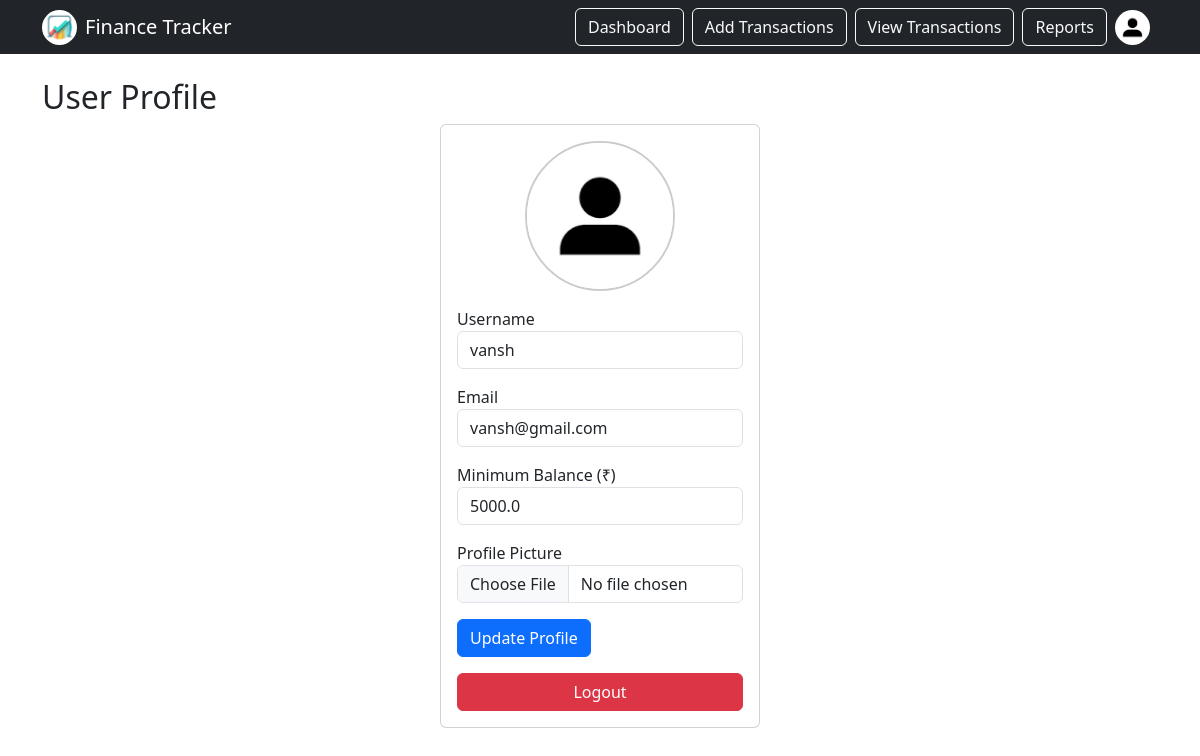
The app's page /profile (signed in) with its own data.
### app.py (models this page shows)
class User(db.Model, UserMixin):
    id = db.Column(db.Integer, primary_key=True)
    username = db.Column(db.String(100), nullable=False)
    email = db.Column(db.String(100), unique=True, nullable=False)
    password = db.Column(db.String(200), nullable=False)
    min_balance = db.Column(db.Float, default=2000.0)
    profile_pic = db.Column(db.String(100), default='default.png')
    transactions = db.relationship('Transaction', backref='user', lazy=True)

### app.py (the view, shortened to what this page needs)
@app.route('/profile', methods=['GET', 'POST'])
@login_required
def profile():
    return render_template('profile.html')

### app.py (called while the page is built)
@login_manager.user_loader
def load_user(user_id):
    return User.query.get(int(user_id))

### templates/profile.html (shortened to what this page needs)
{% extends "base.html" %}
{% block content %}
<h2>User Profile</h2>
<div class="card mx-auto" style="width: 20rem;">
    <img src="{{ url_for('static', filename='profile_pics/' ~ (current_user.profile_pic or 'default.png')) }}"
     class="card-img-top rounded-circle mx-auto d-block mt-3 profile-pic"
     style="width: 150px; height: 150px; object-fit: cover; border: 2px solid #ccc;"
     alt="Profile Picture"
     data-bs-toggle="modal" data-bs-target="#imageModal">
    <div class="card-body">
        <form method="POST" enctype="multipart/form-data">
            <div class="mb-3">
                <label>Username</label>
                <input type="text" class="form-control" name="username" value="{{ current_user.username }}" required>
            </div>
            <div class="mb-3">
                <label>Email</label>
                <input type="email" class="form-control" name="email" value="{{ current_user.email }}" required>
            </div>
            <div class="mb-3">
                <label>Minimum Balance (₹)</label>
                <input type="number" step="0.01" class="form-control" name="min_balance" value="{{ current_user.min_balance }}" required>
            </div>
            <div class="mb-3">
                <label>Profile Picture</label>
                <input type="file" class="form-control" name="profile_pic">
            </div>
            <button type="submit" class="btn btn-primary">Update Profile</button>
        </form>
        <button class="btn btn-danger mt-3 w-100" data-bs-toggle="modal" data-bs-target="#logoutModal">
            Logout
        </button>
    </div>
</div>
{% endblock %}

### templates/base.html (shortened to what this page needs)
<!DOCTYPE html>
<html>
<head>
    <link href="https://cdn.jsdelivr.net/npm/bootstrap@5.3.0/dist/css/bootstrap.min.css" rel="stylesheet">
</head>
<body>
    <nav class="navbar navbar-expand-lg navbar-dark bg-dark mb-4">
        <div class="container">
             <div class="d-flex align-items-center">
    <a href="{{ url_for('profile') }}" class="d-flex align-items-center text-decoration-none text-white">
        <img src="{{ url_for('static', filename='profile_pics/icon.png' ) }}"
             class="profile-icon me-2" alt="Profile">
        <span class="navbar-brand mb-0 h1">Finance Tracker</span>
    </a>
</div>
            <div class="d-flex align-items-center">
                {% if current_user.is_authenticated %}
                    <a class="btn btn-outline-light me-2" href="/">Dashboard</a>
                    <a class="btn btn-outline-light me-2" href="/add">Add Transactions</a>
                    <a class="btn btn-outline-light me-2" href="/view">View Transactions</a>
                    <a class="btn btn-outline-light me-2" href="/reports">Reports</a>
                    <a href="{{ url_for('profile') }}" class="me-2">
                        <img src="{{ url_for('static', filename='profile_pics/' ~ current_user.profile_pic) }}"
                             class="profile-icon" alt="Profile">
                    </a>
                {% else %}
                    <a class="btn btn-outline-light me-2" href="/login">Login</a>
                    <a class="btn btn-outline-light" href="/register">Register</a>
                {% endif %}
            </div>
        </div>
    </nav>
    <div class="container">
        {% block content %}{% endblock %}
    </div>
</body>
</html>

### templates/base.html (style rules this page uses)
.profile-icon { width: 35px; height: 35px; border-radius: 50%; object-fit: cover; }

### records on screen
User: profile_pic (placeholder picture), username "vansh", email "vansh@gmail.com", min_balance "5000.0"
